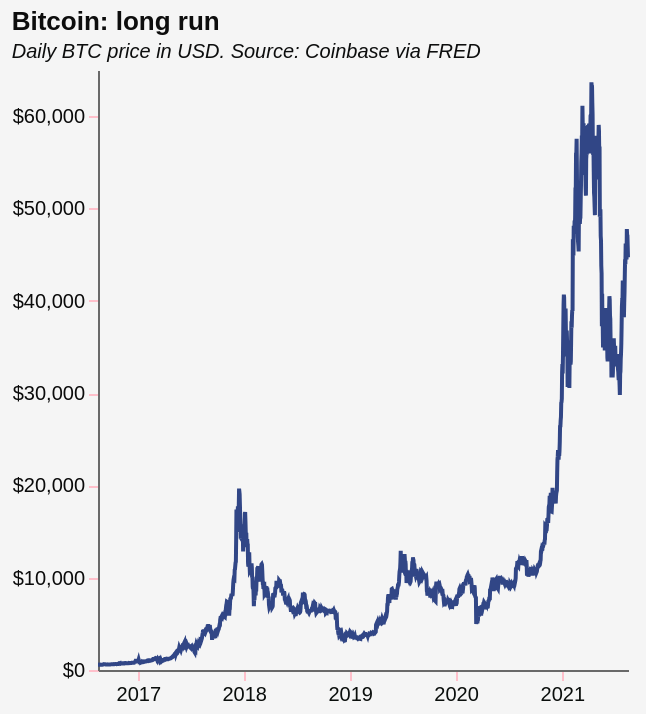

This figure's Vega-Lite source:
### Vega-Lite specification from a JSON file in a GitHub repository (floating-point values rounded to 4 significant figures; data arrays with more than 128 entries replaced by an {"elided": "..."} marker saying what was removed)
{"$schema": "https://vega.github.io/schema/vega-lite/v5.json", "title": {"text": "Bitcoin: long run", "subtitle": "Daily BTC price in USD. Source: Coinbase via FRED", "subtitleFontStyle": "italic", "subtitleFontSize": 10, "anchor": "start", "color": "#0d0d0d", "subtitleColor": "#0d0e0e"}, "config": {"background": "whitesmoke", "view": {"stroke": "transparent"}}, "width": 265, "height": 300, "data": {"values": {"elided": "1827 records"}}, "mark": {"type": "line", "point": false, "interpolate": "linear", "color": "#314686"}, "transform": [{"calculate": "timeParse(datum.DATE, '%d/%m/%Y')", "as": "date"}, {"calculate": "year(datum.date)", "as": "year"}, {"filter": "datum.year>=minYear"}, {"filter": "datum.year<=maxYear"}], "params": [{"name": "minYear", "value": 2016, "bind": {"input": "range", "min": 2016, "max": 2021, "step": 1, "name": "Start year:"}}, {"name": "maxYear", "value": 2021, "bind": {"input": "range", "min": 2016, "max": 2021, "step": 1, "name": "End year:"}}], "encoding": {"x": {"field": "date", "type": "temporal", "axis": {"title": null, "grid": false, "labelSeparation": 10, "domainColor": "dimgrey", "labelColor": "#0a0e0c", "tickColor": "pink", "gridColor": "dimgrey"}}, "y": {"field": "CBBTCUSD", "type": "quantitative", "title": "", "axis": {"grid": false, "domainColor": "dimgrey", "labelColor": "#0b0b0b", "tickColor": "pink", "gridColor": "dimgrey", "format": "$,.5"}}}}
